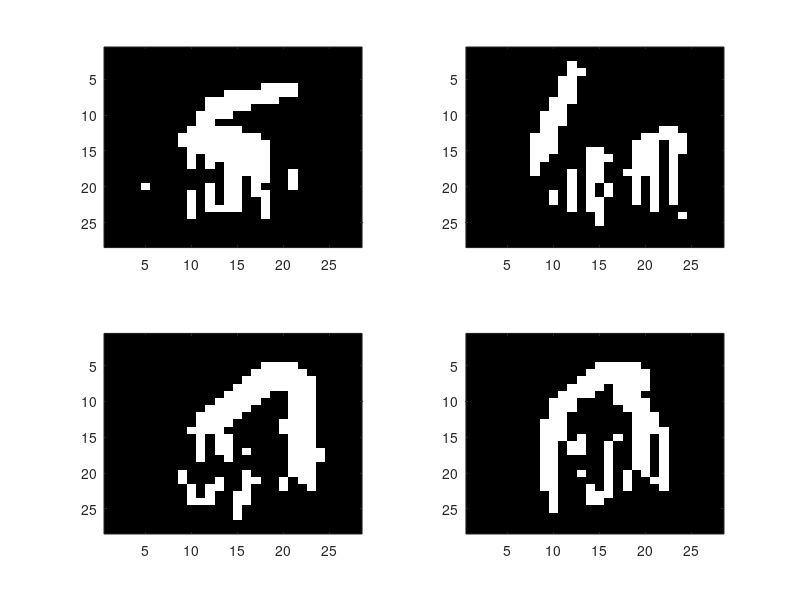

Write the MATLAB code that produced this figure.
%Script to implement an inhomogeneous Markov Chain on the data

clear all;
load MNIST_images.mat

d=size(X,1);
n=size(X,3);


%Train the parameters within each row
Theta=zeros(2,2,d-1,d);%Storing the value of all possible parameters

for k=1:d
	for j=1:(d-1)
		
		aux1=X(j,k,:);
		aux2=X(j+1,k,:);
		%Getting the transitions
		temp=2*aux2-aux1;
		if sum(X(j,k,:)==0)==0
			t00=0;
			t01=0;

		else
			t00=sum(temp==0)/sum(X(j,k,:)==0);
			t01=sum(temp==2)/sum(X(j,k,:)==0);
		end
		
		if sum(X(j+1,k,:)==1)==0
			t10=0;
			t11=0;
		else
			t10=sum(temp==-1)/sum(X(j,k,:)==1);
			t11=sum(temp==1)/sum(X(j,k,:)==1);
		
		end
		Theta(:,:,j,k)=[t00 t01;t10 t11];
	end
end

%Sampling



% Fill-in some random test images
t = size(Xtest,3);
figure(1)
title('Inhomogeneous Markov Chain Model');
test=0;
for image = 1:4
    subplot(2,2,image);
    
    % Grab a random test example
    ind = randi(t);
    I = Xtest(:,:,ind);
    firstNonNaN=find(isnan(I)); %it should be last nonNaN
    firstNonNaN=firstNonNaN(1);
    n=sum(isnan(I(:,1)));
    % Fill in the bottom half using the model
    for j = 1:d
	for l=firstNonNaN:d	
		transProbs=Theta(I(l-1,j)+1,:,l-1,j);	
		probs=cumsum(transProbs);
		u=rand(1);
		if u<probs(1)
			I(l,j)=0;
		else
			I(l,j)=1;
		end		
	end
    end
    imagesc(reshape(I,[28 28]));
end
colormap gray




